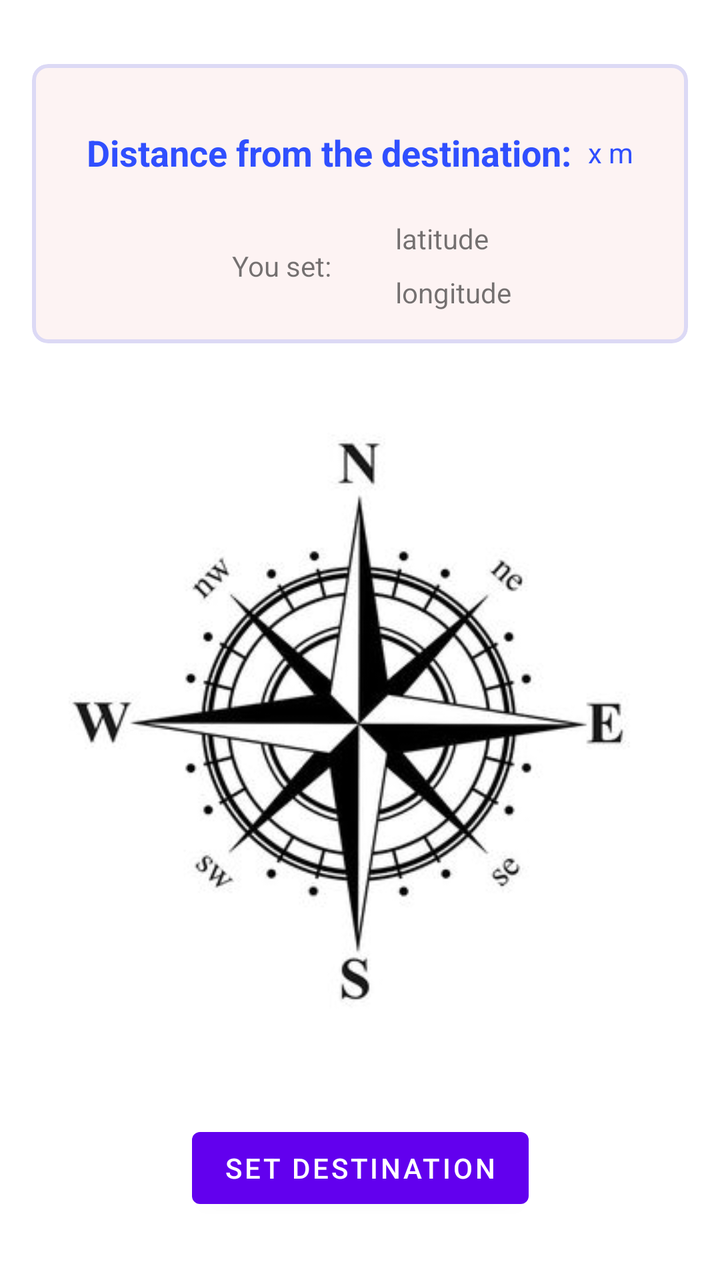
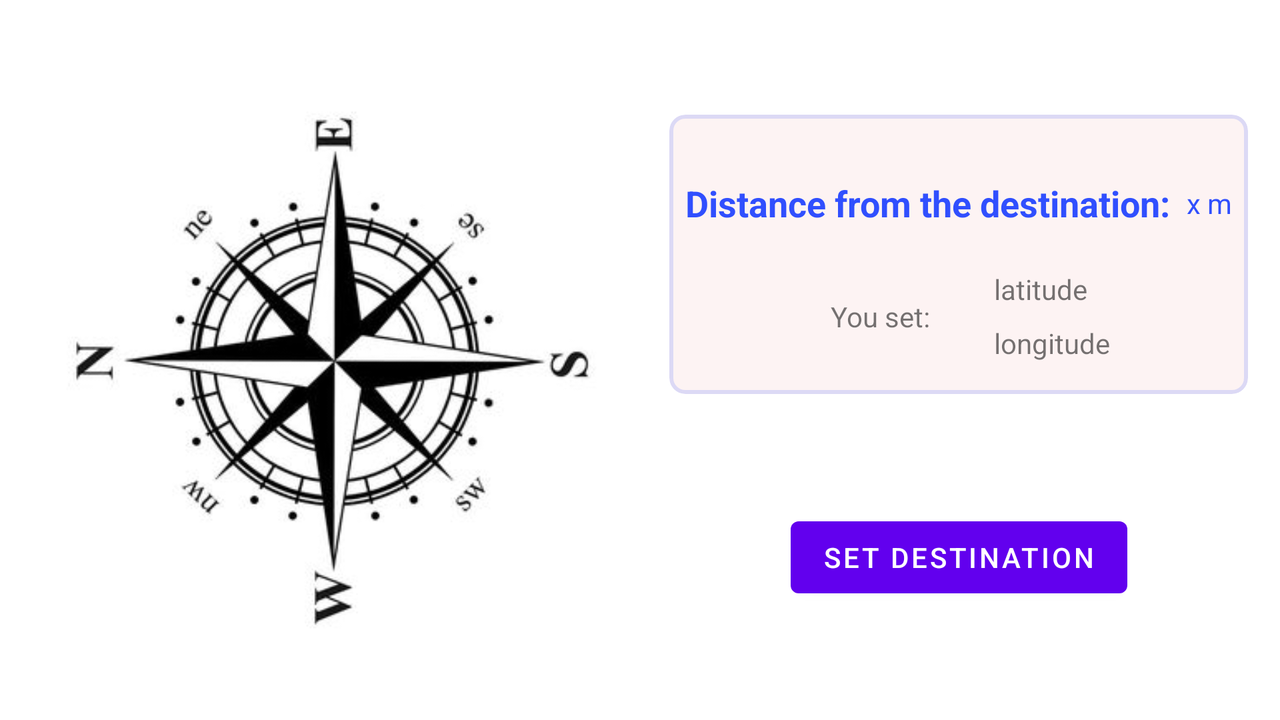

Two renders of one Android screen. The first uses the default layout on a phone; the second uses the alternative layout the repository ships for a different screen configuration, on a matching device. The two XML files are below.
<!-- AndroidManifest.xml: application theme Theme.CompassProject -->
<!-- res/layout/compass_fragment.xml -->
<?xml version="1.0" encoding="utf-8"?>
<androidx.constraintlayout.widget.ConstraintLayout xmlns:android="http://schemas.android.com/apk/res/android"
    xmlns:app="http://schemas.android.com/apk/res-auto"
    xmlns:tools="http://schemas.android.com/tools"
    android:layout_width="match_parent"
    android:layout_height="match_parent">

    <Button
        android:id="@+id/set_destination_button"
        android:layout_width="wrap_content"
        android:layout_height="wrap_content"
        android:layout_marginBottom="32dp"
        android:text="@string/set_destination"
        app:layout_constraintBottom_toBottomOf="parent"
        app:layout_constraintEnd_toEndOf="parent"
        app:layout_constraintStart_toStartOf="parent" />

    <ImageView
        android:id="@+id/compass_imageView"
        android:layout_width="0dp"
        android:layout_height="0dp"
        android:layout_marginStart="8dp"
        android:layout_marginEnd="8dp"
        android:layout_marginBottom="8dp"
        android:contentDescription="compass img"
        android:padding="12dp"
        app:layout_constraintBottom_toTopOf="@+id/set_destination_button"
        app:layout_constraintDimensionRatio="1:1"
        app:layout_constraintEnd_toEndOf="parent"
        app:layout_constraintStart_toStartOf="parent"
        app:layout_constraintTop_toBottomOf="@+id/cardView"
        app:srcCompat="@drawable/compass_image" />

    <androidx.constraintlayout.widget.ConstraintLayout
        android:id="@+id/direction_indicator_constraintLayout"
        android:layout_width="wrap_content"
        android:layout_height="0dp"
        app:layout_constraintBottom_toBottomOf="@+id/compass_imageView"
        app:layout_constraintEnd_toEndOf="@+id/compass_imageView"
        app:layout_constraintStart_toStartOf="@+id/compass_imageView"
        app:layout_constraintTop_toTopOf="@+id/compass_imageView">

        <ImageView
            android:id="@+id/direction_indicator_imageView"
            android:layout_width="wrap_content"
            android:layout_height="wrap_content"
            android:rotation="180"
            android:visibility="invisible"
            app:layout_constraintEnd_toEndOf="parent"
            app:layout_constraintStart_toStartOf="parent"
            app:layout_constraintTop_toTopOf="parent"
            app:srcCompat="@drawable/ic_baseline_arrow_drop_down_24" />
    </androidx.constraintlayout.widget.ConstraintLayout>

    <com.google.android.material.card.MaterialCardView
        android:id="@+id/cardView"
        android:layout_width="0dp"
        android:layout_height="wrap_content"
        android:layout_marginStart="16dp"
        android:layout_marginTop="32dp"
        android:layout_marginEnd="16dp"
        app:cardBackgroundColor="#0CD50000"
        app:cardCornerRadius="8dp"
        app:cardElevation="0dp"
        app:layout_constraintEnd_toEndOf="parent"
        app:layout_constraintStart_toStartOf="parent"
        app:layout_constraintTop_toTopOf="parent"
        app:strokeColor="#28304FFE"
        app:strokeWidth="2dp">

        <androidx.constraintlayout.widget.ConstraintLayout
            android:layout_width="match_parent"
            android:layout_height="match_parent"
            android:layout_marginStart="8dp"
            android:layout_marginTop="8dp"
            android:layout_marginEnd="8dp"
            android:layout_marginBottom="16dp">

            <TextView
                android:id="@+id/textView"
                android:layout_width="wrap_content"
                android:layout_height="wrap_content"
                android:layout_marginTop="24dp"
                android:text="@string/distance_from_dest"
                android:textColor="#304FFE"
                android:textSize="18sp"
                android:textStyle="bold"
                app:layout_constraintEnd_toStartOf="@+id/distance_textView"
                app:layout_constraintHorizontal_bias="0.5"
                app:layout_constraintHorizontal_chainStyle="packed"
                app:layout_constraintStart_toStartOf="parent"
                app:layout_constraintTop_toTopOf="parent" />

            <TextView
                android:id="@+id/distance_textView"
                android:layout_width="wrap_content"
                android:layout_height="wrap_content"
                android:layout_marginStart="8dp"
                android:text="@string/meters"
                android:textColor="#304FFE"
                app:layout_constraintBottom_toBottomOf="@+id/textView"
                app:layout_constraintEnd_toEndOf="parent"
                app:layout_constraintHorizontal_bias="0.5"
                app:layout_constraintStart_toEndOf="@+id/textView"
                app:layout_constraintTop_toTopOf="@+id/textView"
                app:autoSizeTextType="uniform"
                app:autoSizeMinTextSize="8sp"
                app:autoSizeMaxTextSize="18sp"
                app:autoSizeStepGranularity="2sp"/>

            <TextView
                android:id="@+id/lat_textView"
                android:layout_width="wrap_content"
                android:layout_height="wrap_content"
                android:layout_marginStart="32dp"
                android:layout_marginTop="24dp"
                android:text="@string/latitude"
                app:layout_constraintEnd_toEndOf="parent"
                app:layout_constraintHorizontal_bias="0.5"
                app:layout_constraintStart_toEndOf="@+id/textView6"
                app:layout_constraintTop_toBottomOf="@+id/distance_textView" />

            <TextView
                android:id="@+id/lng_textView"
                android:layout_width="wrap_content"
                android:layout_height="wrap_content"
                android:layout_marginTop="8dp"
                android:text="@string/longitude"
                app:layout_constraintStart_toStartOf="@+id/lat_textView"
                app:layout_constraintTop_toBottomOf="@+id/lat_textView" />

            <TextView
                android:id="@+id/textView6"
                android:layout_width="wrap_content"
                android:layout_height="wrap_content"
                android:text="@string/you_set"
                app:layout_constraintBottom_toBottomOf="@+id/lng_textView"
                app:layout_constraintEnd_toStartOf="@+id/lat_textView"
                app:layout_constraintHorizontal_bias="0.5"
                app:layout_constraintHorizontal_chainStyle="packed"
                app:layout_constraintStart_toStartOf="parent"
                app:layout_constraintTop_toTopOf="@+id/lat_textView" />
        </androidx.constraintlayout.widget.ConstraintLayout>
    </com.google.android.material.card.MaterialCardView>
</androidx.constraintlayout.widget.ConstraintLayout>
<!-- resources referenced by this layout -->
<resources>
  <!-- drawable compass_image: png bitmap (drawable-hdpi, 29680 bytes) -->
  <!-- drawable ic_baseline_arrow_drop_down_24 (drawable) -->
  <vector xmlns:android="http://schemas.android.com/apk/res/android"
      android:width="32dp"
      android:height="62dp"
      android:viewportWidth="24"
      android:viewportHeight="16"
      android:tint="#FF6D00">
    <path
        android:fillColor="@android:color/white"
        android:pathData="M7,10l5,5 5,-5z"/>
  </vector>
  <string name="distance_from_dest">Distance from the destination:</string>
  <string name="latitude">latitude</string>
  <string name="longitude">longitude</string>
  <string name="meters">x m</string>
  <string name="set_destination">SET DESTINATION</string>
  <string name="you_set">You set:</string>
  <style name="Theme.CompassProject" parent="Theme.MaterialComponents.DayNight.DarkActionBar">
          
          <item name="colorPrimary">@color/purple_500</item>
          <item name="colorPrimaryVariant">@color/purple_700</item>
          <item name="colorOnPrimary">@color/white</item>
          
          <item name="colorSecondary">@color/teal_200</item>
          <item name="colorSecondaryVariant">@color/teal_700</item>
          <item name="colorOnSecondary">@color/black</item>
          
          <item name="android:statusBarColor" tools:targetApi="l">?attr/colorPrimaryVariant</item>
          
      </style>
</resources>
<!-- res/layout-land/compass_fragment.xml (the repository's variant of the layout above) -->
<!-- drawn on the phone turned sideways -->
<?xml version="1.0" encoding="utf-8"?>
<androidx.constraintlayout.widget.ConstraintLayout xmlns:android="http://schemas.android.com/apk/res/android"
    xmlns:app="http://schemas.android.com/apk/res-auto"
    xmlns:tools="http://schemas.android.com/tools"
    android:layout_width="match_parent"
    android:layout_height="match_parent">

    <Button
        android:id="@+id/set_destination_button"
        android:layout_width="wrap_content"
        android:layout_height="wrap_content"
        android:text="@string/set_destination"
        app:layout_constraintBottom_toBottomOf="parent"
        app:layout_constraintEnd_toEndOf="@+id/cardView"
        app:layout_constraintHorizontal_bias="0.5"
        app:layout_constraintStart_toStartOf="@+id/cardView"
        app:layout_constraintTop_toBottomOf="@+id/cardView" />

    <ImageView
        android:id="@+id/compass_imageView"
        android:layout_width="0dp"
        android:layout_height="0dp"
        android:layout_marginStart="8dp"
        android:layout_marginTop="8dp"
        android:layout_marginEnd="8dp"
        android:layout_marginBottom="8dp"
        android:contentDescription="compass img"
        android:padding="12dp"
        android:rotation="-90"
        app:layout_constraintBottom_toBottomOf="parent"
        app:layout_constraintDimensionRatio="1:1"
        app:layout_constraintEnd_toStartOf="@+id/cardView"
        app:layout_constraintStart_toStartOf="parent"
        app:layout_constraintTop_toTopOf="parent"
        app:srcCompat="@drawable/compass_image" />

    <androidx.constraintlayout.widget.ConstraintLayout
        android:id="@+id/direction_indicator_constraintLayout"
        android:layout_width="0dp"
        android:layout_height="wrap_content"
        app:layout_constraintBottom_toBottomOf="@+id/compass_imageView"
        app:layout_constraintEnd_toEndOf="@+id/compass_imageView"
        app:layout_constraintStart_toStartOf="@+id/compass_imageView"
        app:layout_constraintTop_toTopOf="@+id/compass_imageView">

        <ImageView
            android:id="@+id/direction_indicator_imageView"
            android:layout_width="wrap_content"
            android:layout_height="wrap_content"
            android:layout_marginStart="16dp"
            android:rotation="90"
            android:visibility="invisible"
            app:layout_constraintBottom_toBottomOf="parent"
            app:layout_constraintStart_toStartOf="parent"
            app:layout_constraintTop_toTopOf="parent"
            app:srcCompat="@drawable/ic_baseline_arrow_drop_down_24" />
    </androidx.constraintlayout.widget.ConstraintLayout>

    <com.google.android.material.card.MaterialCardView
        android:id="@+id/cardView"
        android:layout_width="wrap_content"
        android:layout_height="wrap_content"
        android:layout_marginEnd="16dp"
        app:cardBackgroundColor="#0CD50000"
        app:cardCornerRadius="8dp"
        app:cardElevation="0dp"
        app:strokeColor="#28304FFE"
        app:strokeWidth="2dp"
        app:layout_constraintBottom_toTopOf="@+id/set_destination_button"
        app:layout_constraintEnd_toEndOf="parent"
        app:layout_constraintTop_toTopOf="parent">

        <androidx.constraintlayout.widget.ConstraintLayout
            android:layout_width="match_parent"
            android:layout_height="match_parent"
            android:layout_marginStart="8dp"
            android:layout_marginTop="8dp"
            android:layout_marginEnd="8dp"
            android:layout_marginBottom="16dp">

            <TextView
                android:id="@+id/textView"
                android:layout_width="wrap_content"
                android:layout_height="wrap_content"
                android:layout_marginTop="24dp"
                android:text="@string/distance_from_dest"
                android:textColor="#304FFE"
                android:textSize="18sp"
                android:textStyle="bold"
                app:layout_constraintEnd_toStartOf="@+id/distance_textView"
                app:layout_constraintHorizontal_bias="0.5"
                app:layout_constraintHorizontal_chainStyle="packed"
                app:layout_constraintStart_toStartOf="parent"
                app:layout_constraintTop_toTopOf="parent" />

            <TextView
                android:id="@+id/distance_textView"
                android:layout_width="wrap_content"
                android:layout_height="wrap_content"
                android:layout_marginStart="8dp"
                android:text="@string/meters"
                android:textColor="#304FFE"
                app:layout_constraintBottom_toBottomOf="@+id/textView"
                app:layout_constraintEnd_toEndOf="parent"
                app:layout_constraintHorizontal_bias="0.5"
                app:layout_constraintStart_toEndOf="@+id/textView"
                app:layout_constraintTop_toTopOf="@+id/textView"
                app:autoSizeTextType="uniform"
                app:autoSizeMinTextSize="8sp"
                app:autoSizeMaxTextSize="18sp"
                app:autoSizeStepGranularity="2sp"/>

            <TextView
                android:id="@+id/lat_textView"
                android:layout_width="wrap_content"
                android:layout_height="wrap_content"
                android:layout_marginStart="32dp"
                android:layout_marginTop="24dp"
                android:text="@string/latitude"
                app:layout_constraintEnd_toEndOf="parent"
                app:layout_constraintHorizontal_bias="0.5"
                app:layout_constraintStart_toEndOf="@+id/textView6"
                app:layout_constraintTop_toBottomOf="@+id/distance_textView" />

            <TextView
                android:id="@+id/lng_textView"
                android:layout_width="wrap_content"
                android:layout_height="wrap_content"
                android:layout_marginTop="8dp"
                android:text="@string/longitude"
                app:layout_constraintStart_toStartOf="@+id/lat_textView"
                app:layout_constraintTop_toBottomOf="@+id/lat_textView" />

            <TextView
                android:id="@+id/textView6"
                android:layout_width="wrap_content"
                android:layout_height="wrap_content"
                android:text="@string/you_set"
                app:layout_constraintBottom_toBottomOf="@+id/lng_textView"
                app:layout_constraintEnd_toStartOf="@+id/lat_textView"
                app:layout_constraintHorizontal_bias="0.5"
                app:layout_constraintHorizontal_chainStyle="packed"
                app:layout_constraintStart_toStartOf="parent"
                app:layout_constraintTop_toTopOf="@+id/lat_textView" />
        </androidx.constraintlayout.widget.ConstraintLayout>
    </com.google.android.material.card.MaterialCardView>
</androidx.constraintlayout.widget.ConstraintLayout>
